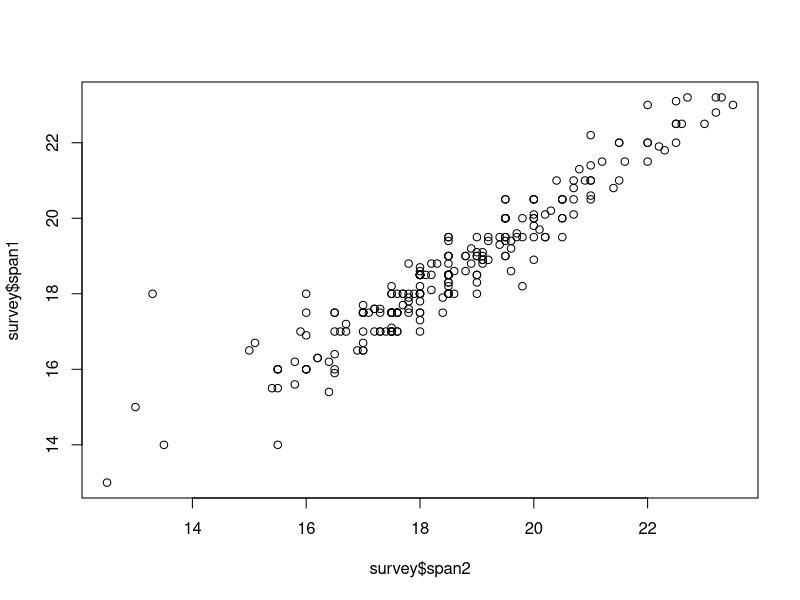
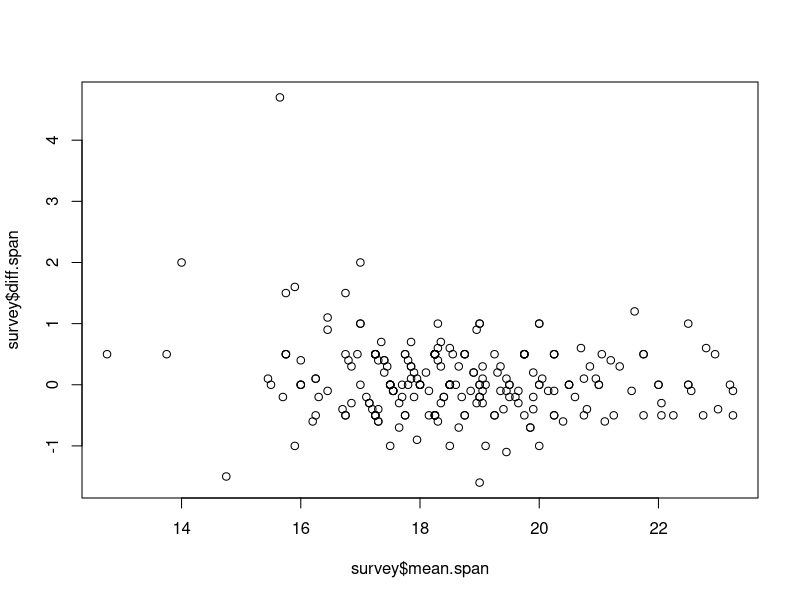
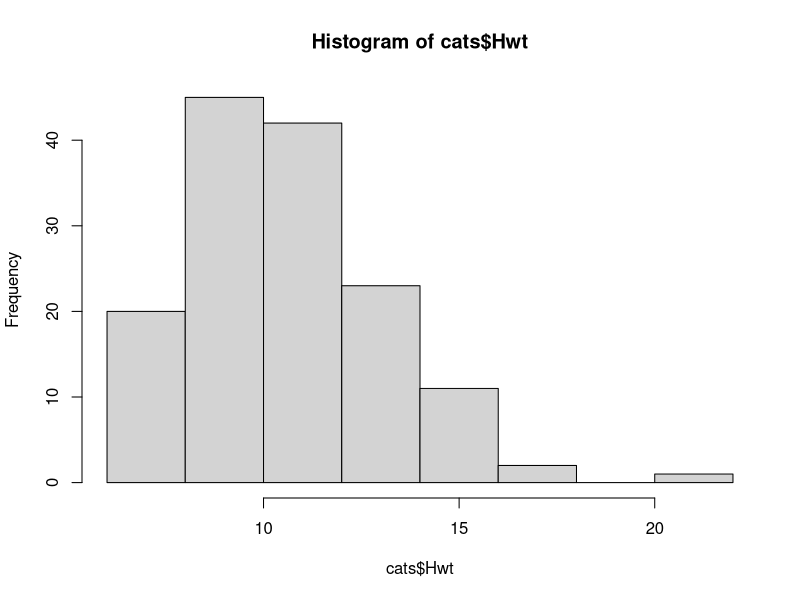
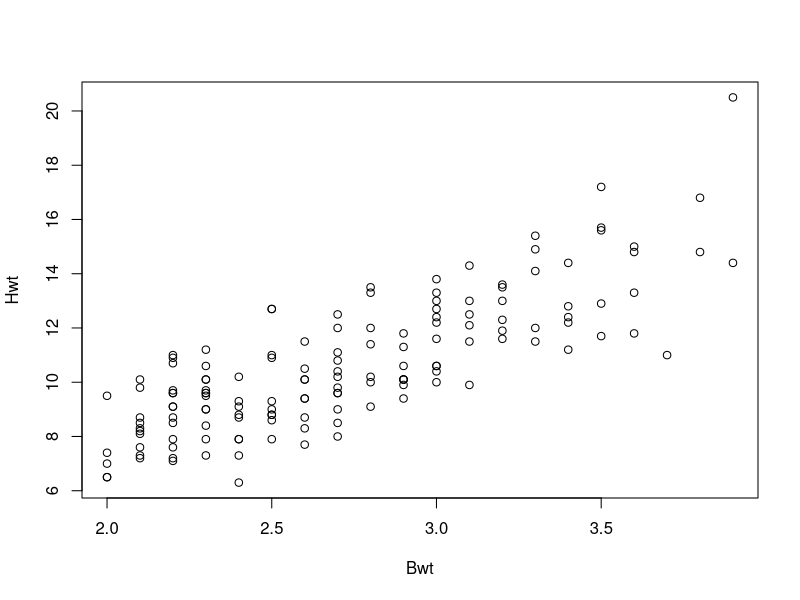
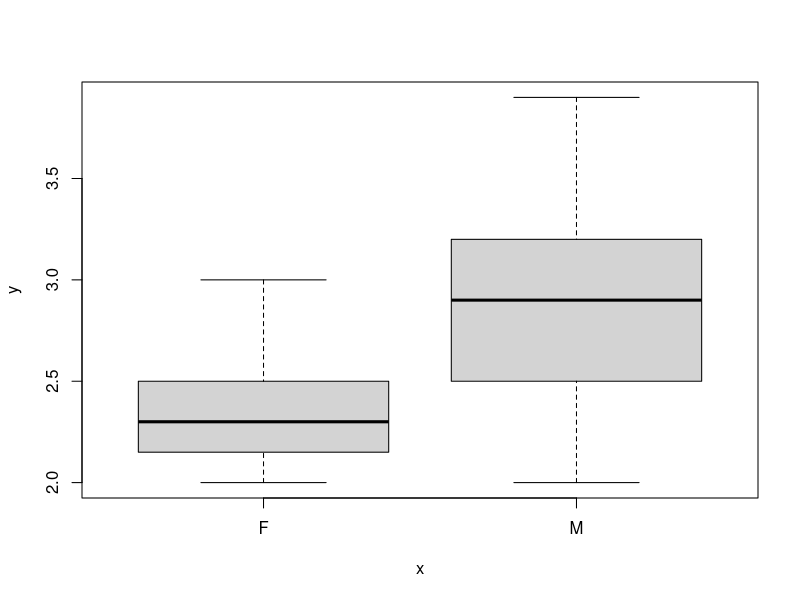

R code for these plots, in order:
## ---- chunk 1
pulse <- read.delim("./data/pulse.txt")
survey <- read.delim("./data/survey.txt")
## ---- chunk 2
sd(survey$span1)
## ---- chunk 3
range(survey$age)
## ---- chunk 4
plot(survey$span2, survey$span1)
## ---- chunk 5
survey$diff.span <- survey$span1 - survey$span2
survey$mean.span <- (survey$span1 + survey$span2)/2
plot(survey$mean.span, survey$diff.span)
## ---- chunk 6
class(survey$fold)
## ---- chunk 7
survey$nfold <- as.factor(survey$fold)
levels(survey$nfold)
nlevels(survey$nfold)
## ---- chunk 8
table(survey$clap, survey$fold)
## ---- chunk 9
survey$hand <- as.factor(survey$hand)
survey$exercise <- as.factor(survey$exercise)
survey$smokes <- as.factor(survey$smokes)
## ---- chunk 10
pulse$gender <- as.factor(pulse$gender)
pulse$smokes <- as.factor(pulse$smokes)
pulse$alcohol <- as.factor(pulse$alcohol)
pulse$exercise <- as.factor(pulse$exercise)
pulse$ran <- as.factor(pulse$ran)

## ---- chunk 11
library(MASS)
str(cats)
## ---- chunk 12
table(cats$Sex)
## ---- chunk 13
hist(cats$Hwt)
## ---- chunk 14
mean(cats$Hwt)
median(cats$Hwt)

## ---- chunk 15
with(cats, plot(Bwt, Hwt))
## ---- chunk 16
plot(cats$Sex, cats$Bwt)
